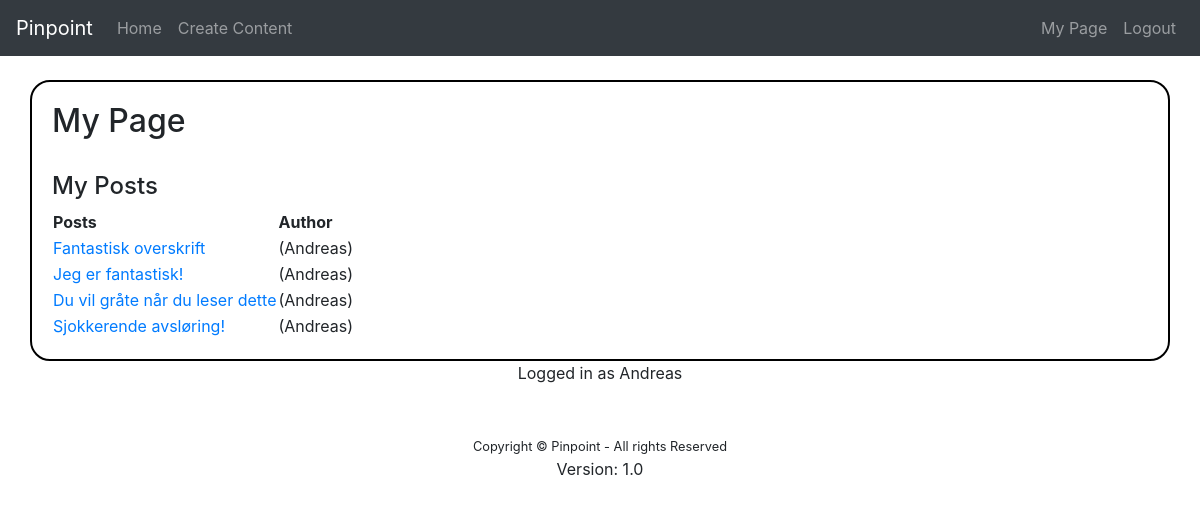
The app's page /my_page/ (signed in), older data.
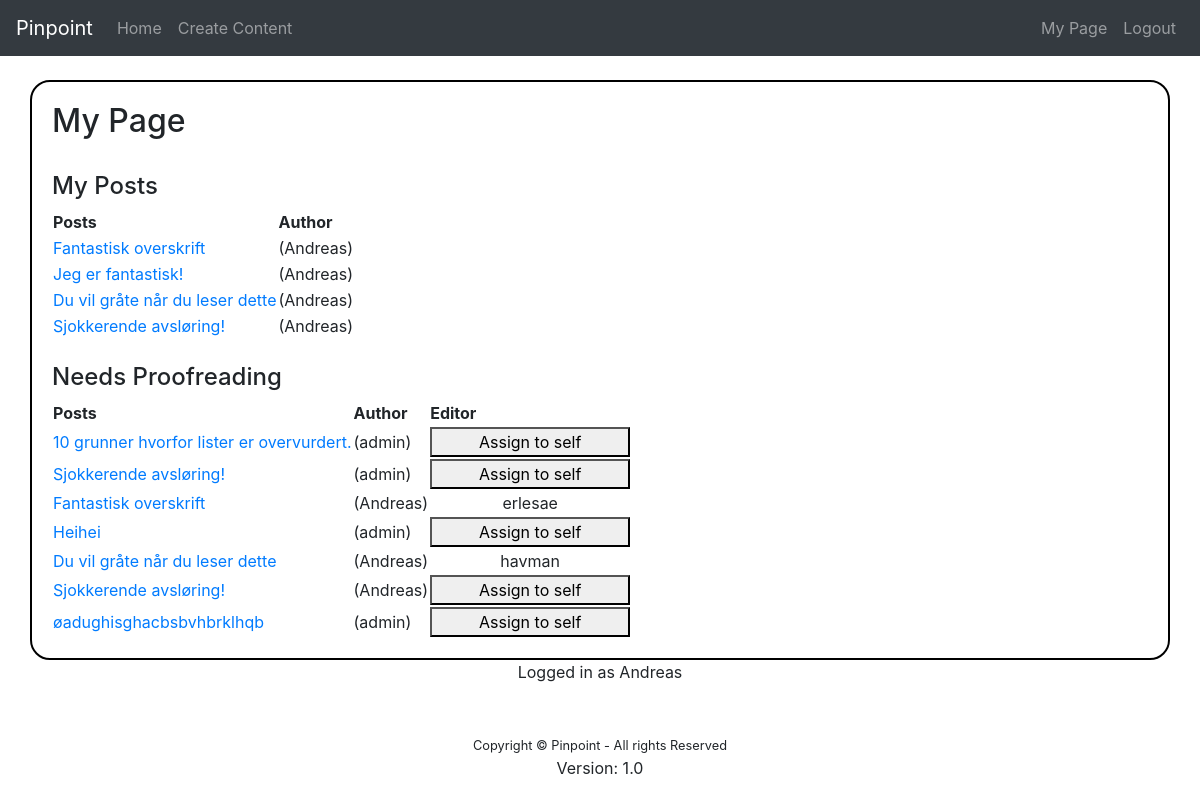
The same page, newer data.
### view_content/models.py (models this page shows, shortened)
class Post(models.Model):
    title = models.CharField(max_length=200)
    body = models.TextField()
    date = models.DateTimeField(auto_now_add=True)
    author = models.ForeignKey('auth.User', on_delete=models.CASCADE, related_name='author_of')
    editor = models.ForeignKey('auth.User', on_delete=models.CASCADE, related_name='editor_of', null=True)
    needs_proofreading = models.BooleanField(default=False)
    published = models.BooleanField(default=False)

### view_content/views.py (the view)
# urls.py: path('my_page/', views.my_page ,name ="my_page"),
def my_page(request):
    posts = Post.objects.filter(author=request.user)
    needs_proofreading = Post.objects.filter(needs_proofreading=True)
    return render(request, "view_content/my_page.html", {'posts': posts, 'needs_proofreading': needs_proofreading})

### view_content/templates/view_content/my_page.html (shortened to what this page needs)
{% extends "base.html" %}
{% block content %}
	<h2>My Page</h2>
	<br>
	{% if posts %}
	<h4>My Posts</h4>
	<table>
	<tr><th>Posts</th><th>Author</th></tr>
 		{% for post in posts %}
	<tr>
		 <td><a href="/edit/{{ post.id }}">{{ post.title }}</a></td><td> ({{post.author}})</td>
	</tr>
 		{% endfor %}
	</table>
{% endif %}
{% if needs_proofreading %}
<br>
<h4>Needs Proofreading</h4>
<table>
<tr>
	<th>Posts</th><th>Author</th><th>Editor</th>
</tr>
	{% for post in needs_proofreading %}
		<tr>
			 <td>
				 <a href="/edit/{{ post.id }}">{{ post.title }}</a>
			 </td>
			<td>({{post.author}})</td>
			<td>
				{% if post.editor is None %}
				<a href="/assign/{{ post.id }}"><button onclick="#">Assign to self</button></a>
				{% else %}
				<center>{{ post.editor }}</center>
				{% endif %}
			</td>
		</tr>
	{% endfor %}
</table>
{% endif %}
{% endblock %}

Row changes from the older to the newer data that the page shows:
now on one of the page's lists (row edited): Post: title "Fantastisk overskrift", author "Andreas", editor "erlesae"
now on one of the page's lists (row edited): Post: title "Du vil gråte når du leser dette", author "Andreas", editor "havman"
now on one of the page's lists (row edited): Post: title "Sjokkerende avsløring!", author "Andreas"
now on this page (row edited): Post: title "10 grunner hvorfor lister er overvurdert.", author "admin", shown under "Needs Proofreading"
now on this page (row edited): Post: title "Sjokkerende avsløring!", author "admin", shown under "Needs Proofreading"
now on this page (row edited): Post: title "Heihei", author "admin", shown under "Needs Proofreading"
now on this page (row edited): Post: title "øadughisghacbsbvhbrklhqb", author "admin", shown under "Needs Proofreading"
Text that changed along with them:
text now shown: "Needs Proofreading Posts Author Editor"
